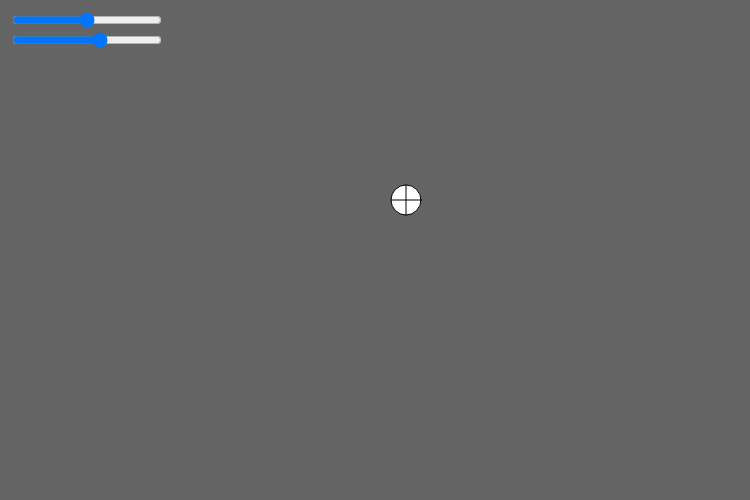
Frame 1 (no input)
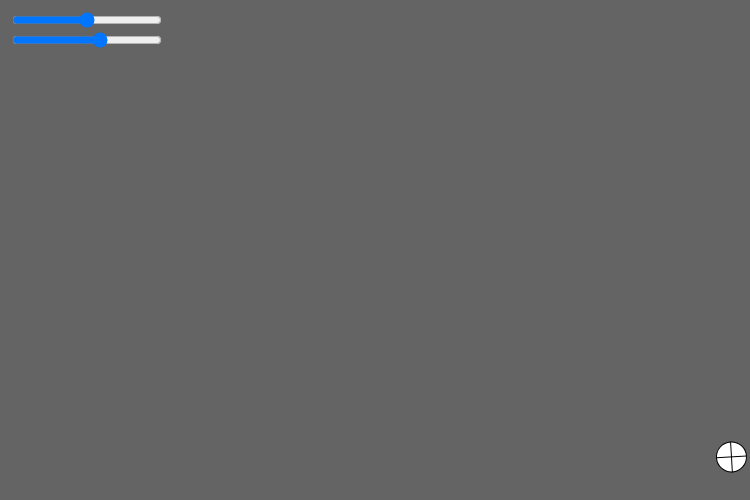
Frame 60 (no input)
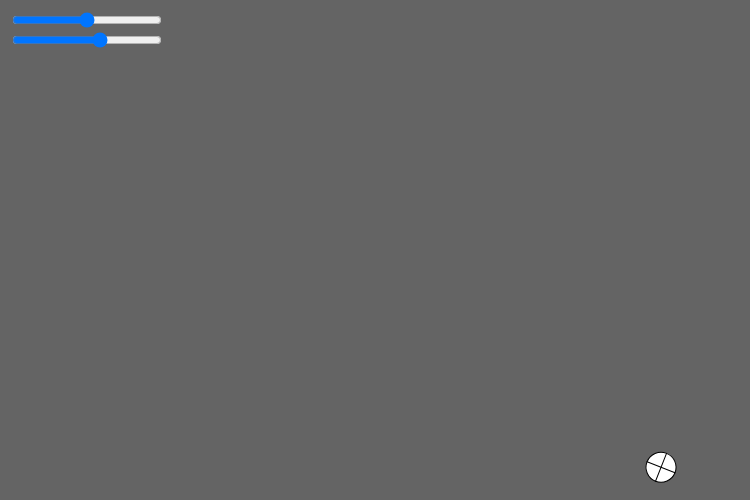
Frame 120 (the mouse pressed at the canvas centre since frame 60)

The p5.js sketch that drew these frames (run headless with seeded random() and noise() and a simulated clock; from frame 60 on, the mouse is pressed at the canvas centre):

// p5.js sketch
// ── sketch.js
let spinControl = 0.01

function setup() {

  createCanvas(750, 500)

  gravX = createSlider(-1, 1, 0, 0.05);
  gravX.position(10, 10);
  gravX.style('width', '150px');

  gravY = createSlider(-1, 1, 0.2, 0.05);
  gravY.position(10, 30);
  gravY.style('width', '150px');

  ball = new Ball(400,200,30, 0.49)

  a = createVector(gravX.value(), gravY.value())

}

function keyPressed() {
  //console.log(keyCode)
  if (keyCode == RIGHT_ARROW) {
    //console.log("Right pressed")
    ball.spinUp(spinControl)
  }
  if (keyCode == LEFT_ARROW) {
    //console.log("Left pressed")
    ball.spinUp(-spinControl)
  }
  if (keyCode == 32) {
    ball.jump()
  }
}

function keyReleased() {
  if (keyCode == RIGHT_ARROW) {
    //console.log("Right released")
    ball.spinUp(-spinControl)
  }
  if (keyCode == LEFT_ARROW) {
    //console.log("Left released")
    ball.spinUp(spinControl)
  }
}

function draw() {
  a.set(gravX.value(), gravY.value())
  background(100)

  stroke(0)
  ball.update()
  ball.show()
}

// ── ball.js
class Ball {


  constructor(posX, posY, size, bounce) {
    this.pos = createVector(posX, posY)
    this.v = createVector(6,0)
    this.a = createVector(0,0.2)
    this.size = size
    this.bounce = bounce
    this.r = 0
    this.rV = 0
    this.rA = 0
  }

  spinUp(drA) {
    //console.log("spin")
    this.rA += drA
  }

  jump() {
    this.v.y = -7
  }

  update() {
    //console.log(this.rA)
    this.pos.add(this.v)
    this.v.add(a)
    this.r += this.rV
    this.rV += this.rA
    this.dR = 0.6
    this.dT = 0.4
    if (this.pos.y >= height - this.size/2) {
      // snap to collision height
      this.pos.y = height - this.size/2
      // bounce
      this.v.y = -this.v.y * this.bounce
      // calculate difference in speed of rotation and speed of orthogonal translation
      this.dV = (this.rV * this.size/2) - this.v.x
      //console.log(this.dV)
      // adjust rotation based on collision
      this.rV -= (this.dV*this.dR/ (this.size/2))
      // adjust perpendicular velocity based on rotation
      this.v.x += this.dV * this.dT
    }

    if (this.pos.x >= width - this.size/2) {
      this.pos.x = width - this.size/2
      this.v.x = -this.v.x * this.bounce

      this.dV = -(this.rV * this.size/2) - this.v.y
      //console.log(this.dV)
      this.rV += (this.dV*this.dR/ (this.size/2))
      this.v.y += this.dV * this.dT

    }

    if (this.pos.y <= 0 + this.size/2) {
      this.pos.y = 0 + this.size/2
      this.v.y = -this.v.y * this.bounce

      // calculate difference in speed of rotation and speed of orthogonal translation
      this.dV = -(this.rV * this.size/2) - this.v.x
      console.log(this.dV)
      // adjust rotation based on collision
      this.rV += (this.dV*this.dR/ (this.size/2))
      // adjust perpendicular velocity based on rotation
      this.v.x += this.dV * this.dT
    }

    if (this.pos.x <= 0 + this.size/2) {
      this.pos.x = 0 + this.size/2
      this.v.x = -this.v.x * this.bounce

      this.dV = (this.rV * this.size/2) - this.v.y
      //console.log(this.dV)
      this.rV -= (this.dV*this.dR/ (this.size/2))
      this.v.y += this.dV * this.dT
    }

  }

  show() {
    push()
    translate(this.pos.x, this.pos.y)
    rotate(this.r)
    ellipse(0,0, this.size)

    line(0, -this.size/2, 0, this.size/2)
    line(-this.size/2, 0, this.size/2, 0)

    pop()
  }
}
